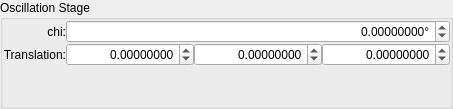
    <widget class="QGroupBox" name="groupBox_6">
     <property name="title">
      <string>Oscillation Stage</string>
     </property>
     <property name="flat">
      <bool>false</bool>
     </property>
     <property name="checkable">
      <bool>false</bool>
     </property>
     <layout class="QGridLayout" name="gridLayout_2">
      <property name="leftMargin">
       <number>0</number>
      </property>
      <property name="topMargin">
       <number>0</number>
      </property>
      <property name="rightMargin">
       <number>0</number>
      </property>
      <property name="bottomMargin">
       <number>0</number>
      </property>
      <property name="spacing">
       <number>0</number>
      </property>
      <item row="0" column="0">
       <widget class="QLabel" name="label_3">
        <property name="text">
         <string>chi:</string>
        </property>
        <property name="alignment">
         <set>Qt::AlignRight|Qt::AlignTrailing|Qt::AlignVCenter</set>
        </property>
       </widget>
      </item>
      <item row="1" column="1">
       <widget class="ScientificDoubleSpinBox" name="cal_osc_translation_0">
        <property name="alignment">
         <set>Qt::AlignRight|Qt::AlignTrailing|Qt::AlignVCenter</set>
        </property>
        <property name="keyboardTracking">
         <bool>false</bool>
        </property>
        <property name="prefix">
         <string/>
        </property>
        <property name="decimals">
         <number>8</number>
        </property>
        <property name="minimum">
         <double>-100000.000000000000000</double>
        </property>
        <property name="maximum">
         <double>100000.000000000000000</double>
        </property>
        <property name="singleStep">
         <double>0.100000000000000</double>
        </property>
       </widget>
      </item>
      <item row="1" column="3">
       <widget class="ScientificDoubleSpinBox" name="cal_osc_translation_2">
        <property name="alignment">
         <set>Qt::AlignRight|Qt::AlignTrailing|Qt::AlignVCenter</set>
        </property>
        <property name="keyboardTracking">
         <bool>false</bool>
        </property>
        <property name="prefix">
         <string/>
        </property>
        <property name="decimals">
         <number>8</number>
        </property>
        <property name="minimum">
         <double>-100000.000000000000000</double>
        </property>
        <property name="maximum">
         <double>100000.000000000000000</double>
        </property>
        <property name="singleStep">
         <double>0.100000000000000</double>
        </property>
       </widget>
      </item>
      <item row="1" column="2">
       <widget class="ScientificDoubleSpinBox" name="cal_osc_translation_1">
        <property name="alignment">
         <set>Qt::AlignRight|Qt::AlignTrailing|Qt::AlignVCenter</set>
        </property>
        <property name="keyboardTracking">
         <bool>false</bool>
        </property>
        <property name="prefix">
         <string/>
        </property>
        <property name="decimals">
         <number>8</number>
        </property>
        <property name="minimum">
         <double>-100000.000000000000000</double>
        </property>
        <property name="maximum">
         <double>100000.000000000000000</double>
        </property>
        <property name="singleStep">
         <double>0.100000000000000</double>
        </property>
       </widget>
      </item>
      <item row="0" column="1" colspan="3">
       <widget class="ScientificDoubleSpinBox" name="cal_osc_chi">
        <property name="alignment">
         <set>Qt::AlignRight|Qt::AlignTrailing|Qt::AlignVCenter</set>
        </property>
        <property name="keyboardTracking">
         <bool>false</bool>
        </property>
        <property name="suffix">
         <string>°</string>
        </property>
        <property name="decimals">
         <number>8</number>
        </property>
        <property name="minimum">
         <double>-100000.000000000000000</double>
        </property>
        <property name="maximum">
         <double>100000.000000000000000</double>
        </property>
        <property name="singleStep">
         <double>0.100000000000000</double>
        </property>
       </widget>
      </item>
      <item row="1" column="0">
       <widget class="QLabel" name="label_4">
        <property name="text">
         <string>Translation:</string>
        </property>
        <property name="alignment">
         <set>Qt::AlignRight|Qt::AlignTrailing|Qt::AlignVCenter</set>
        </property>
       </widget>
      </item>
      <item row="2" column="0" colspan="4">
       <spacer name="verticalSpacer">
        <property name="orientation">
         <enum>Qt::Vertical</enum>
        </property>
        <property name="sizeHint" stdset="0">
         <size>
          <width>20</width>
          <height>40</height>
         </size>
        </property>
       </spacer>
      </item>
     </layout>
    </widget>
